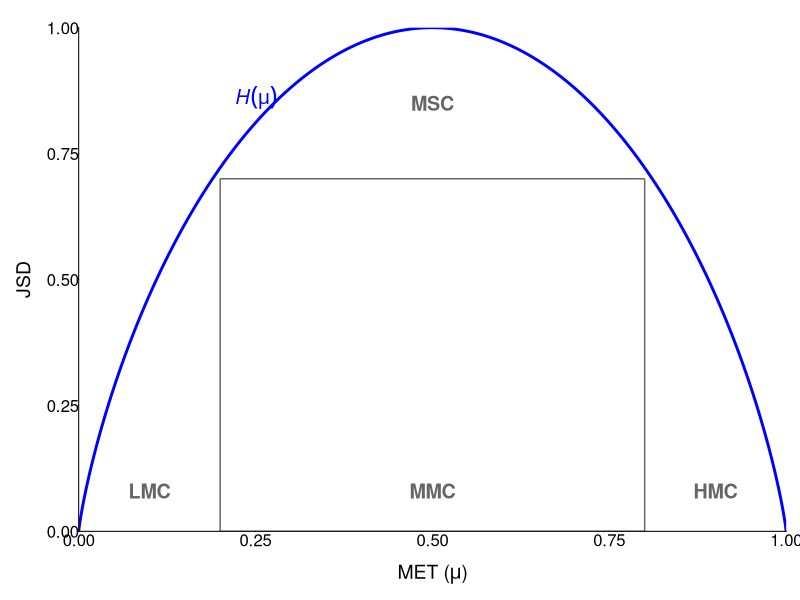

Write R code to recreate this figure.
## ---- chunk 1
knitr::opts_chunk$set(echo = TRUE)
## ---- chunk 2


library(ggplot2)

entropy <- function(mu) {
  h <- -mu * log2(mu) - (1 - mu) * log2(1 - mu)
  h[mu == 0 | mu == 1] <- 0
  return(h)
}

mu_vals <- seq(0, 1, length.out = 1000)
curve_df <- data.frame(
  MET = mu_vals,
  JSD = entropy(mu_vals)
)

lmc_cut <- 0.2
hmc_cut <- 0.8
msc_jsd_cut <- 0.7

p <- ggplot() +
  geom_line(data = curve_df, aes(x = MET, y = JSD), color = "blue", size = 1) +
  
  # MSC box
  geom_segment(aes(x = lmc_cut, y = 0, xend = lmc_cut, yend = msc_jsd_cut), color = "gray40") +
  geom_segment(aes(x = hmc_cut, y = 0, xend = hmc_cut, yend = msc_jsd_cut), color = "gray40") +
  geom_segment(aes(x = lmc_cut, y = msc_jsd_cut, xend = hmc_cut, yend = msc_jsd_cut), color = "gray40") +
  geom_segment(aes(x = lmc_cut, y = 0, xend = hmc_cut, yend = 0), color = "gray40") +

  # Labels
  annotate("text", x = 0.1, y = 0.08, label = "LMC", fontface = "bold", color = "gray40", size = 5) +
  annotate("text", x = 0.5, y = 0.08, label = "MMC", fontface = "bold", color = "gray40", size = 5) +
  annotate("text", x = 0.9, y = 0.08, label = "HMC", fontface = "bold", color = "gray40", size = 5) +
  annotate("text", x = 0.5, y = 0.85, label = "MSC", fontface = "bold", color = "gray40", size = 5) +
  annotate("text", x = 0.25, y = entropy(0.25) + 0.05, label = expression(italic(H(mu))), color = "blue", size = 5) +

  # Axes
  scale_x_continuous(name = expression("MET ("*mu*")"), limits = c(0, 1), expand = expansion(mult = c(0, 0))) +
  scale_y_continuous(name = "JSD", limits = c(0, 1), expand = expansion(mult = c(0, 0))) +
  theme_void() +
  theme(
    axis.title.x = element_text(size = 14, margin = margin(t = 10)),
    axis.title.y = element_text(size = 14, angle = 90, margin = margin(r = 10)),
    axis.text = element_text(size = 12),
    axis.line = element_line(color = "black"),
    axis.ticks = element_line(color = "black"),
    plot.margin = margin(t = 20, r = 10, b = 10, l = 10)  # Top, Right, Bottom, Left
  )


ggsave("phase_plane_plot.pdf")

